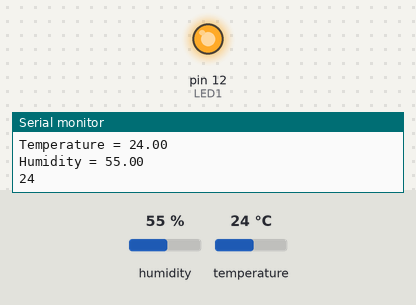
Recording of a sketch running on a simulated Arduino Uno, built with avr-gcc and run on an emulated ATmega328P. On the bench: output pins drawn as LEDs (lit = HIGH), the last lines printed to the serial monitor. Wiring (inferred from the names in the program): DHT11 sensor: data pin 7. The test bench sets the inputs (shaded band); at power-on: temperature 24 °C, humidity 55 %. Pins used as bus, display or sensor lines are not drawn.

Above: at 1.8 s.
1.9 s: temperature set to 29 °C
3.4 s: temperature set to 32 °C
At 4.9 s:
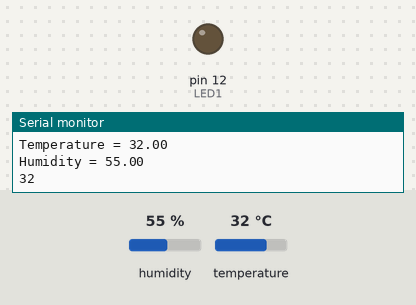
5.6 s: temperature set to 12 °C
At 6.9 s:
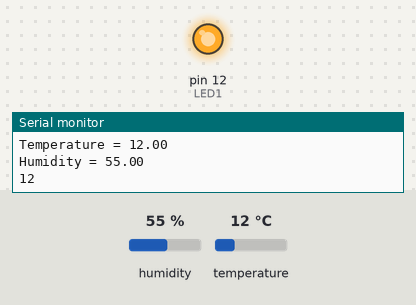
7.6 s: temperature set to 33 °C
At 8.9 s:
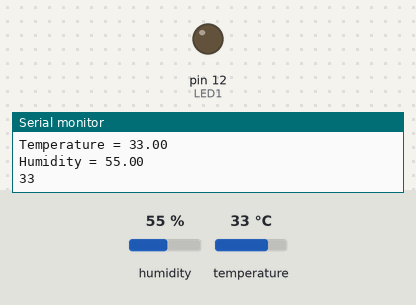
Timing chart, 0 to 10.6 s (numbered marks = the images above; inputs shaded):
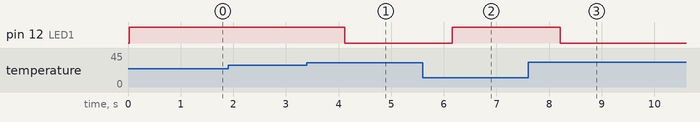

The sketch:

test1.ino
```cpp
#include <Boards.h>
#include <Firmata.h>

#include <dht.h>
dht DHT;

#define DHT11_PIN 7
#define LED1 12
void setup(){
  Serial.begin(9600);
  pinMode(LED1,OUTPUT);
}

void loop()
{
  int chk = DHT.read11(DHT11_PIN);
  Serial.print("Temperature = ");
  Serial.println(DHT.temperature);
  Serial.print("Humidity = ");
  Serial.println(DHT.humidity);

  int value1=DHT.temperature;
  Serial.println(value1);

  if(value1>30)
  {
       digitalWrite(LED1, LOW);

  }
  else
  {
   digitalWrite(LED1, HIGH);
  }
  delay(1000);
}
```

Measured:
- the behaviour switches between 30 and 31 °C on temperature (found by bisection; images 0 and 1)
- after the input at 3.4 s, pin 12 (LED1): HIGH → LOW after 0.72 s
- after the input at 5.6 s, pin 12 (LED1): LOW → HIGH after 0.56 s
- after the input at 7.6 s, pin 12 (LED1): HIGH → LOW after 0.61 s
